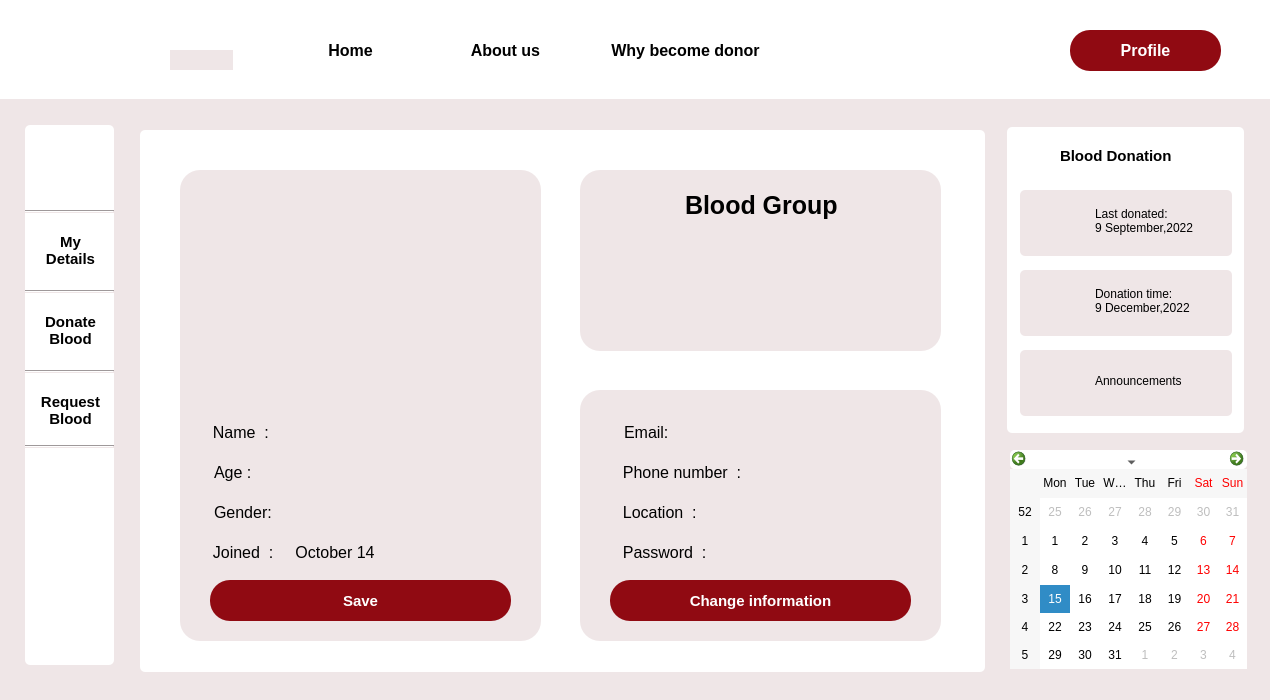
<?xml version="1.0" encoding="UTF-8"?>
<ui version="4.0">
 <class>my_details</class>
 <widget class="QDialog" name="my_details">
  <property name="geometry">
   <rect>
    <x>0</x>
    <y>0</y>
    <width>1270</width>
    <height>700</height>
   </rect>
  </property>
  <property name="windowTitle">
   <string>Dialog</string>
  </property>
  <property name="styleSheet">
   <string notr="true">background-color: #EFE6E7;</string>
  </property>
  <widget class="QPushButton" name="my_details_3">
   <property name="geometry">
    <rect>
     <x>30</x>
     <y>380</y>
     <width>81</width>
     <height>61</height>
    </rect>
   </property>
   <property name="font">
    <font>
     <pointsize>11</pointsize>
     <bold>true</bold>
    </font>
   </property>
   <property name="cursor">
    <cursorShape>PointingHandCursor</cursorShape>
   </property>
   <property name="styleSheet">
    <string notr="true">*{
 background-color:rgb(255, 255, 255);
border-radius:5px;}

#my_details_3::hover
{

	color: rgb(144, 10, 18);
}
</string>
   </property>
   <property name="text">
    <string>Request
Blood</string>
   </property>
  </widget>
  <widget class="QLabel" name="label_5">
   <property name="geometry">
    <rect>
     <x>40</x>
     <y>140</y>
     <width>63</width>
     <height>61</height>
    </rect>
   </property>
   <property name="cursor">
    <cursorShape>PointingHandCursor</cursorShape>
   </property>
   <property name="styleSheet">
    <string notr="true">background-color: rgb(255, 255, 255);
border-image: url(:/img/Images/Profile.png);</string>
   </property>
   <property name="text">
    <string/>
   </property>
  </widget>
  <widget class="QLabel" name="label_29">
   <property name="geometry">
    <rect>
     <x>1030</x>
     <y>360</y>
     <width>51</width>
     <height>41</height>
    </rect>
   </property>
   <property name="cursor">
    <cursorShape>PointingHandCursor</cursorShape>
   </property>
   <property name="styleSheet">
    <string notr="true">border-image: url(:/img/Images/announcement.png);</string>
   </property>
   <property name="text">
    <string/>
   </property>
  </widget>
  <widget class="QLabel" name="label_3">
   <property name="geometry">
    <rect>
     <x>140</x>
     <y>130</y>
     <width>845</width>
     <height>542</height>
    </rect>
   </property>
   <property name="styleSheet">
    <string notr="true">background-color: rgb(255, 255, 255);
border-radius:5px;</string>
   </property>
   <property name="text">
    <string/>
   </property>
  </widget>
  <widget class="QLabel" name="label_28">
   <property name="geometry">
    <rect>
     <x>1030</x>
     <y>280</y>
     <width>51</width>
     <height>41</height>
    </rect>
   </property>
   <property name="cursor">
    <cursorShape>PointingHandCursor</cursorShape>
   </property>
   <property name="styleSheet">
    <string notr="true">border-image: url(:/img/Images/hospital.png);</string>
   </property>
   <property name="text">
    <string/>
   </property>
  </widget>
  <widget class="QLabel" name="label_7">
   <property name="geometry">
    <rect>
     <x>30</x>
     <y>0</y>
     <width>81</width>
     <height>91</height>
    </rect>
   </property>
   <property name="styleSheet">
    <string notr="true">background-color:rgb(255, 255, 255);
border-image: url(:/img/Images/logo1.png);</string>
   </property>
   <property name="text">
    <string/>
   </property>
  </widget>
  <widget class="QLabel" name="label_4">
   <property name="geometry">
    <rect>
     <x>1007</x>
     <y>127</y>
     <width>237</width>
     <height>306</height>
    </rect>
   </property>
   <property name="styleSheet">
    <string notr="true">background-color: rgb(255, 255, 255);
border-radius:5px;</string>
   </property>
   <property name="text">
    <string/>
   </property>
  </widget>
  <widget class="QPushButton" name="why">
   <property name="geometry">
    <rect>
     <x>570</x>
     <y>30</y>
     <width>231</width>
     <height>41</height>
    </rect>
   </property>
   <property name="font">
    <font>
     <pointsize>12</pointsize>
     <bold>true</bold>
    </font>
   </property>
   <property name="cursor">
    <cursorShape>PointingHandCursor</cursorShape>
   </property>
   <property name="styleSheet">
    <string notr="true">#why

{
 background-color:rgb(255, 255, 255);
border-radius:0.5px;
}

#why::hover
{border-bottom :3px solid rgb(144, 10, 18);
color: rgb(144, 10, 18);
}</string>
   </property>
   <property name="text">
    <string>Why become donor</string>
   </property>
  </widget>
  <widget class="QPushButton" name="login">
   <property name="geometry">
    <rect>
     <x>1070</x>
     <y>30</y>
     <width>151</width>
     <height>41</height>
    </rect>
   </property>
   <property name="font">
    <font>
     <pointsize>12</pointsize>
     <bold>true</bold>
    </font>
   </property>
   <property name="cursor">
    <cursorShape>PointingHandCursor</cursorShape>
   </property>
   <property name="styleSheet">
    <string notr="true">#login
{
 background-color:rgb(144, 10, 18);
border-radius:20px;
	color: rgb(255, 255, 255);
}
#login::hover
{
background-color:white;
	color: rgb(144, 10, 18);
}</string>
   </property>
   <property name="text">
    <string>Profile</string>
   </property>
  </widget>
  <widget class="QLabel" name="label_30">
   <property name="geometry">
    <rect>
     <x>1095</x>
     <y>200</y>
     <width>131</width>
     <height>41</height>
    </rect>
   </property>
   <property name="cursor">
    <cursorShape>PointingHandCursor</cursorShape>
   </property>
   <property name="styleSheet">
    <string notr="true">
#label_30::hover
{

	color: rgb(144, 10, 18);
}</string>
   </property>
   <property name="text">
    <string>Last donated:
9 September,2022</string>
   </property>
  </widget>
  <widget class="Line" name="line_2">
   <property name="geometry">
    <rect>
     <x>25</x>
     <y>290</y>
     <width>89</width>
     <height>3</height>
    </rect>
   </property>
   <property name="orientation">
    <enum>Qt::Horizontal</enum>
   </property>
  </widget>
  <widget class="QLabel" name="label">
   <property name="geometry">
    <rect>
     <x>0</x>
     <y>0</y>
     <width>1280</width>
     <height>99</height>
    </rect>
   </property>
   <property name="styleSheet">
    <string notr="true">background-color: rgb(255, 255, 255);</string>
   </property>
   <property name="text">
    <string/>
   </property>
  </widget>
  <widget class="QLabel" name="label_26">
   <property name="geometry">
    <rect>
     <x>1020</x>
     <y>270</y>
     <width>212</width>
     <height>66</height>
    </rect>
   </property>
   <property name="cursor">
    <cursorShape>PointingHandCursor</cursorShape>
   </property>
   <property name="styleSheet">
    <string notr="true">border-radius:5px;</string>
   </property>
   <property name="text">
    <string/>
   </property>
  </widget>
  <widget class="QLabel" name="label_23">
   <property name="geometry">
    <rect>
     <x>1060</x>
     <y>140</y>
     <width>141</width>
     <height>31</height>
    </rect>
   </property>
   <property name="font">
    <font>
     <pointsize>11</pointsize>
     <bold>true</bold>
    </font>
   </property>
   <property name="styleSheet">
    <string notr="true">background-color: rgb(255, 255, 255);</string>
   </property>
   <property name="text">
    <string>Blood Donation </string>
   </property>
  </widget>
  <widget class="Line" name="line">
   <property name="geometry">
    <rect>
     <x>25</x>
     <y>210</y>
     <width>89</width>
     <height>3</height>
    </rect>
   </property>
   <property name="orientation">
    <enum>Qt::Horizontal</enum>
   </property>
  </widget>
  <widget class="QPushButton" name="about">
   <property name="geometry">
    <rect>
     <x>430</x>
     <y>30</y>
     <width>151</width>
     <height>41</height>
    </rect>
   </property>
   <property name="font">
    <font>
     <pointsize>12</pointsize>
     <bold>true</bold>
    </font>
   </property>
   <property name="cursor">
    <cursorShape>PointingHandCursor</cursorShape>
   </property>
   <property name="styleSheet">
    <string notr="true">#about

{
 background-color:rgb(255, 255, 255);
border-radius:0.5px;
}

#about::hover
{border-bottom :3px solid rgb(144, 10, 18);
color: rgb(144, 10, 18);
}</string>
   </property>
   <property name="text">
    <string>About us</string>
   </property>
  </widget>
  <widget class="QPushButton" name="my_details_2">
   <property name="geometry">
    <rect>
     <x>30</x>
     <y>220</y>
     <width>81</width>
     <height>61</height>
    </rect>
   </property>
   <property name="font">
    <font>
     <pointsize>11</pointsize>
     <bold>true</bold>
    </font>
   </property>
   <property name="cursor">
    <cursorShape>PointingHandCursor</cursorShape>
   </property>
   <property name="styleSheet">
    <string notr="true">#my_details_2


{
 background-color:rgb(255, 255, 255);
border-radius:5px;
}

#my_details_2::hover
{

	color: rgb(144, 10, 18);
}</string>
   </property>
   <property name="text">
    <string>My
Details</string>
   </property>
  </widget>
  <widget class="QPushButton" name="home">
   <property name="geometry">
    <rect>
     <x>300</x>
     <y>30</y>
     <width>101</width>
     <height>41</height>
    </rect>
   </property>
   <property name="font">
    <font>
     <pointsize>12</pointsize>
     <bold>true</bold>
    </font>
   </property>
   <property name="cursor">
    <cursorShape>PointingHandCursor</cursorShape>
   </property>
   <property name="styleSheet">
    <string notr="true">#home

{
 background-color:rgb(255, 255, 255);
border-radius:0.5px;
}

#home::hover
{border-bottom :3px solid rgb(144, 10, 18);
color: rgb(144, 10, 18);
}</string>
   </property>
   <property name="text">
    <string>Home</string>
   </property>
  </widget>
  <widget class="Line" name="line_4">
   <property name="geometry">
    <rect>
     <x>25</x>
     <y>445</y>
     <width>89</width>
     <height>3</height>
    </rect>
   </property>
   <property name="orientation">
    <enum>Qt::Horizontal</enum>
   </property>
  </widget>
  <widget class="QLabel" name="label_24">
   <property name="geometry">
    <rect>
     <x>1020</x>
     <y>190</y>
     <width>212</width>
     <height>66</height>
    </rect>
   </property>
   <property name="cursor">
    <cursorShape>PointingHandCursor</cursorShape>
   </property>
   <property name="styleSheet">
    <string notr="true">border-radius:5px;</string>
   </property>
   <property name="text">
    <string/>
   </property>
  </widget>
  <widget class="QLabel" name="label_2">
   <property name="geometry">
    <rect>
     <x>25</x>
     <y>125</y>
     <width>89</width>
     <height>540</height>
    </rect>
   </property>
   <property name="styleSheet">
    <string notr="true">background-color: rgb(255, 255, 255);
border-radius:5px;</string>
   </property>
   <property name="text">
    <string/>
   </property>
  </widget>
  <widget class="QCalendarWidget" name="calendarWidget">
   <property name="geometry">
    <rect>
     <x>1010</x>
     <y>450</y>
     <width>237</width>
     <height>219</height>
    </rect>
   </property>
   <property name="cursor">
    <cursorShape>PointingHandCursor</cursorShape>
   </property>
   <property name="styleSheet">
    <string notr="true">background-color: rgb(255, 255, 255);
border-radius:5px;</string>
   </property>
  </widget>
  <widget class="QLabel" name="label_32">
   <property name="geometry">
    <rect>
     <x>1095</x>
     <y>360</y>
     <width>131</width>
     <height>41</height>
    </rect>
   </property>
   <property name="cursor">
    <cursorShape>PointingHandCursor</cursorShape>
   </property>
   <property name="styleSheet">
    <string notr="true">
#label_32::hover
{

	color: rgb(144, 10, 18);
}</string>
   </property>
   <property name="text">
    <string>Announcements</string>
   </property>
  </widget>
  <widget class="QLabel" name="label_31">
   <property name="geometry">
    <rect>
     <x>1095</x>
     <y>280</y>
     <width>131</width>
     <height>41</height>
    </rect>
   </property>
   <property name="cursor">
    <cursorShape>PointingHandCursor</cursorShape>
   </property>
   <property name="styleSheet">
    <string notr="true">
#label_31::hover
{

	color: rgb(144, 10, 18);
}</string>
   </property>
   <property name="text">
    <string>Donation time:
9 December,2022</string>
   </property>
  </widget>
  <widget class="QLabel" name="label_27">
   <property name="geometry">
    <rect>
     <x>1030</x>
     <y>200</y>
     <width>51</width>
     <height>41</height>
    </rect>
   </property>
   <property name="cursor">
    <cursorShape>PointingHandCursor</cursorShape>
   </property>
   <property name="styleSheet">
    <string notr="true">border-image: url(:/img/Images/Donor.png);</string>
   </property>
   <property name="text">
    <string/>
   </property>
  </widget>
  <widget class="QLabel" name="label_25">
   <property name="geometry">
    <rect>
     <x>1020</x>
     <y>350</y>
     <width>212</width>
     <height>66</height>
    </rect>
   </property>
   <property name="cursor">
    <cursorShape>PointingHandCursor</cursorShape>
   </property>
   <property name="styleSheet">
    <string notr="true">border-radius:5px;</string>
   </property>
   <property name="text">
    <string/>
   </property>
  </widget>
  <widget class="Line" name="line_3">
   <property name="geometry">
    <rect>
     <x>25</x>
     <y>370</y>
     <width>89</width>
     <height>3</height>
    </rect>
   </property>
   <property name="orientation">
    <enum>Qt::Horizontal</enum>
   </property>
  </widget>
  <widget class="QPushButton" name="my_details_4">
   <property name="geometry">
    <rect>
     <x>30</x>
     <y>300</y>
     <width>81</width>
     <height>61</height>
    </rect>
   </property>
   <property name="font">
    <font>
     <pointsize>11</pointsize>
     <bold>true</bold>
    </font>
   </property>
   <property name="cursor">
    <cursorShape>PointingHandCursor</cursorShape>
   </property>
   <property name="styleSheet">
    <string notr="true">*{
 background-color:rgb(255, 255, 255);
border-radius:5px;}


#my_details_4::hover
{

	color: rgb(144, 10, 18);
}
</string>
   </property>
   <property name="text">
    <string>Donate
Blood</string>
   </property>
  </widget>
  <widget class="QLabel" name="label_6">
   <property name="geometry">
    <rect>
     <x>180</x>
     <y>170</y>
     <width>361</width>
     <height>471</height>
    </rect>
   </property>
   <property name="cursor">
    <cursorShape>PointingHandCursor</cursorShape>
   </property>
   <property name="styleSheet">
    <string notr="true">border-image: url(:/Images/background.png);
border-radius:20px;</string>
   </property>
   <property name="text">
    <string/>
   </property>
  </widget>
  <widget class="QLabel" name="label_8">
   <property name="geometry">
    <rect>
     <x>580</x>
     <y>170</y>
     <width>361</width>
     <height>181</height>
    </rect>
   </property>
   <property name="cursor">
    <cursorShape>PointingHandCursor</cursorShape>
   </property>
   <property name="styleSheet">
    <string notr="true">border-image: url(:/Images/background.png);
border-radius:20px;</string>
   </property>
   <property name="text">
    <string/>
   </property>
  </widget>
  <widget class="QLabel" name="label_9">
   <property name="geometry">
    <rect>
     <x>580</x>
     <y>390</y>
     <width>361</width>
     <height>251</height>
    </rect>
   </property>
   <property name="cursor">
    <cursorShape>PointingHandCursor</cursorShape>
   </property>
   <property name="styleSheet">
    <string notr="true">border-image: url(:/Images/background.png);
border-radius:20px;</string>
   </property>
   <property name="text">
    <string/>
   </property>
  </widget>
  <widget class="QLabel" name="label_10">
   <property name="geometry">
    <rect>
     <x>210</x>
     <y>200</y>
     <width>301</width>
     <height>195</height>
    </rect>
   </property>
   <property name="styleSheet">
    <string notr="true">border-image: url(:/Images/profile1.jfif);</string>
   </property>
   <property name="text">
    <string/>
   </property>
  </widget>
  <widget class="QLabel" name="label_33">
   <property name="geometry">
    <rect>
     <x>685</x>
     <y>180</y>
     <width>201</width>
     <height>51</height>
    </rect>
   </property>
   <property name="font">
    <font>
     <pointsize>19</pointsize>
     <bold>true</bold>
    </font>
   </property>
   <property name="cursor">
    <cursorShape>PointingHandCursor</cursorShape>
   </property>
   <property name="styleSheet">
    <string notr="true">border-image: url(:/Images/background.png);</string>
   </property>
   <property name="text">
    <string>Blood Group</string>
   </property>
  </widget>
  <widget class="QLabel" name="blood_group">
   <property name="geometry">
    <rect>
     <x>710</x>
     <y>230</y>
     <width>121</width>
     <height>91</height>
    </rect>
   </property>
   <property name="font">
    <font>
     <pointsize>55</pointsize>
     <bold>true</bold>
    </font>
   </property>
   <property name="styleSheet">
    <string notr="true">border-image: url(:/Images/background.png);</string>
   </property>
   <property name="text">
    <string/>
   </property>
  </widget>
  <widget class="QLabel" name="name">
   <property name="geometry">
    <rect>
     <x>290</x>
     <y>420</y>
     <width>201</width>
     <height>31</height>
    </rect>
   </property>
   <property name="font">
    <font>
     <pointsize>12</pointsize>
    </font>
   </property>
   <property name="cursor">
    <cursorShape>PointingHandCursor</cursorShape>
   </property>
   <property name="styleSheet">
    <string notr="true">border:none;
background-color: rgba(0,0,0,0);
padding-bottom:7px;</string>
   </property>
   <property name="text">
    <string/>
   </property>
  </widget>
  <widget class="QLabel" name="age">
   <property name="geometry">
    <rect>
     <x>290</x>
     <y>460</y>
     <width>221</width>
     <height>31</height>
    </rect>
   </property>
   <property name="font">
    <font>
     <pointsize>12</pointsize>
    </font>
   </property>
   <property name="cursor">
    <cursorShape>PointingHandCursor</cursorShape>
   </property>
   <property name="styleSheet">
    <string notr="true">border:none;
background-color: rgba(0,0,0,0);
padding-bottom:7px;</string>
   </property>
   <property name="text">
    <string/>
   </property>
  </widget>
  <widget class="QLabel" name="gender">
   <property name="geometry">
    <rect>
     <x>290</x>
     <y>500</y>
     <width>221</width>
     <height>31</height>
    </rect>
   </property>
   <property name="font">
    <font>
     <pointsize>12</pointsize>
    </font>
   </property>
   <property name="cursor">
    <cursorShape>PointingHandCursor</cursorShape>
   </property>
   <property name="styleSheet">
    <string notr="true">border:none;
background-color: rgba(0,0,0,0);
padding-bottom:7px;</string>
   </property>
   <property name="text">
    <string/>
   </property>
  </widget>
  <widget class="QLabel" name="label_14">
   <property name="geometry">
    <rect>
     <x>200</x>
     <y>540</y>
     <width>301</width>
     <height>31</height>
    </rect>
   </property>
   <property name="font">
    <font>
     <pointsize>12</pointsize>
    </font>
   </property>
   <property name="cursor">
    <cursorShape>PointingHandCursor</cursorShape>
   </property>
   <property name="styleSheet">
    <string notr="true">border:none;
background-color: rgba(0,0,0,0);
padding-bottom:7px;</string>
   </property>
   <property name="text">
    <string>  Joined  :     October 14</string>
   </property>
  </widget>
  <widget class="QPushButton" name="pushButton">
   <property name="geometry">
    <rect>
     <x>210</x>
     <y>580</y>
     <width>301</width>
     <height>41</height>
    </rect>
   </property>
   <property name="font">
    <font>
     <pointsize>11</pointsize>
     <bold>true</bold>
    </font>
   </property>
   <property name="styleSheet">
    <string notr="true">*{border-radius: 20px;
background-color: rgb(144, 10, 18);
color: rgb(255, 255, 255);}

*::hover
{
background-color:white;
	color: rgb(144, 10, 18);
}</string>
   </property>
   <property name="text">
    <string>Save</string>
   </property>
  </widget>
  <widget class="QLabel" name="email">
   <property name="geometry">
    <rect>
     <x>680</x>
     <y>420</y>
     <width>231</width>
     <height>31</height>
    </rect>
   </property>
   <property name="font">
    <font>
     <pointsize>12</pointsize>
    </font>
   </property>
   <property name="cursor">
    <cursorShape>PointingHandCursor</cursorShape>
   </property>
   <property name="styleSheet">
    <string notr="true">border:none;
background-color: rgba(0,0,0,0);
padding-bottom:7px;</string>
   </property>
   <property name="text">
    <string/>
   </property>
  </widget>
  <widget class="QLabel" name="phone_number">
   <property name="geometry">
    <rect>
     <x>760</x>
     <y>460</y>
     <width>141</width>
     <height>31</height>
    </rect>
   </property>
   <property name="font">
    <font>
     <pointsize>12</pointsize>
    </font>
   </property>
   <property name="cursor">
    <cursorShape>PointingHandCursor</cursorShape>
   </property>
   <property name="styleSheet">
    <string notr="true">border:none;
background-color: rgba(0,0,0,0);
padding-bottom:7px;</string>
   </property>
   <property name="text">
    <string/>
   </property>
  </widget>
  <widget class="QLabel" name="password">
   <property name="geometry">
    <rect>
     <x>715</x>
     <y>540</y>
     <width>191</width>
     <height>31</height>
    </rect>
   </property>
   <property name="font">
    <font>
     <pointsize>12</pointsize>
    </font>
   </property>
   <property name="cursor">
    <cursorShape>PointingHandCursor</cursorShape>
   </property>
   <property name="styleSheet">
    <string notr="true">border:none;
background-color: rgba(0,0,0,0);
padding-bottom:7px;</string>
   </property>
   <property name="text">
    <string/>
   </property>
  </widget>
  <widget class="QLabel" name="location_1">
   <property name="geometry">
    <rect>
     <x>610</x>
     <y>500</y>
     <width>301</width>
     <height>31</height>
    </rect>
   </property>
   <property name="font">
    <font>
     <pointsize>12</pointsize>
    </font>
   </property>
   <property name="cursor">
    <cursorShape>PointingHandCursor</cursorShape>
   </property>
   <property name="styleSheet">
    <string notr="true">border:none;
background-color: rgba(0,0,0,0);
padding-bottom:7px;</string>
   </property>
   <property name="text">
    <string>  Location  :</string>
   </property>
  </widget>
  <widget class="QPushButton" name="pushButton_2">
   <property name="geometry">
    <rect>
     <x>610</x>
     <y>580</y>
     <width>301</width>
     <height>41</height>
    </rect>
   </property>
   <property name="font">
    <font>
     <pointsize>11</pointsize>
     <bold>true</bold>
    </font>
   </property>
   <property name="cursor">
    <cursorShape>PointingHandCursor</cursorShape>
   </property>
   <property name="styleSheet">
    <string notr="true">*{border-radius: 20px;
background-color: rgb(144, 10, 18);
	color: rgb(255, 255, 255);
}

#pushButton_2::hover
{
background-color:white;
	color: rgb(144, 10, 18);
}</string>
   </property>
   <property name="text">
    <string>Change information</string>
   </property>
  </widget>
  <widget class="QLabel" name="name_2">
   <property name="geometry">
    <rect>
     <x>200</x>
     <y>420</y>
     <width>91</width>
     <height>31</height>
    </rect>
   </property>
   <property name="font">
    <font>
     <pointsize>12</pointsize>
    </font>
   </property>
   <property name="cursor">
    <cursorShape>PointingHandCursor</cursorShape>
   </property>
   <property name="styleSheet">
    <string notr="true">border:none;
background-color: rgba(0,0,0,0);
padding-bottom:7px;</string>
   </property>
   <property name="text">
    <string>  Name  : </string>
   </property>
  </widget>
  <widget class="QLabel" name="age_2">
   <property name="geometry">
    <rect>
     <x>210</x>
     <y>460</y>
     <width>61</width>
     <height>31</height>
    </rect>
   </property>
   <property name="font">
    <font>
     <pointsize>12</pointsize>
    </font>
   </property>
   <property name="cursor">
    <cursorShape>PointingHandCursor</cursorShape>
   </property>
   <property name="styleSheet">
    <string notr="true">border:none;
background-color: rgba(0,0,0,0);
padding-bottom:7px;</string>
   </property>
   <property name="text">
    <string>Age :</string>
   </property>
  </widget>
  <widget class="QLabel" name="gender_2">
   <property name="geometry">
    <rect>
     <x>210</x>
     <y>500</y>
     <width>81</width>
     <height>31</height>
    </rect>
   </property>
   <property name="font">
    <font>
     <pointsize>12</pointsize>
    </font>
   </property>
   <property name="cursor">
    <cursorShape>PointingHandCursor</cursorShape>
   </property>
   <property name="styleSheet">
    <string notr="true">border:none;
background-color: rgba(0,0,0,0);
padding-bottom:7px;</string>
   </property>
   <property name="text">
    <string>Gender:</string>
   </property>
  </widget>
  <widget class="QLabel" name="email_2">
   <property name="geometry">
    <rect>
     <x>620</x>
     <y>420</y>
     <width>61</width>
     <height>31</height>
    </rect>
   </property>
   <property name="font">
    <font>
     <pointsize>12</pointsize>
    </font>
   </property>
   <property name="cursor">
    <cursorShape>PointingHandCursor</cursorShape>
   </property>
   <property name="styleSheet">
    <string notr="true">border:none;
background-color: rgba(0,0,0,0);
padding-bottom:7px;</string>
   </property>
   <property name="text">
    <string>Email:</string>
   </property>
  </widget>
  <widget class="QLabel" name="phone_number_2">
   <property name="geometry">
    <rect>
     <x>610</x>
     <y>460</y>
     <width>151</width>
     <height>31</height>
    </rect>
   </property>
   <property name="font">
    <font>
     <pointsize>12</pointsize>
    </font>
   </property>
   <property name="cursor">
    <cursorShape>PointingHandCursor</cursorShape>
   </property>
   <property name="styleSheet">
    <string notr="true">border:none;
background-color: rgba(0,0,0,0);
padding-bottom:7px;</string>
   </property>
   <property name="text">
    <string>  Phone number  : </string>
   </property>
  </widget>
  <widget class="QLabel" name="location">
   <property name="geometry">
    <rect>
     <x>710</x>
     <y>500</y>
     <width>171</width>
     <height>31</height>
    </rect>
   </property>
   <property name="font">
    <font>
     <pointsize>12</pointsize>
    </font>
   </property>
   <property name="cursor">
    <cursorShape>PointingHandCursor</cursorShape>
   </property>
   <property name="styleSheet">
    <string notr="true">border:none;
background-color: rgba(0,0,0,0);
padding-bottom:7px;</string>
   </property>
   <property name="text">
    <string/>
   </property>
  </widget>
  <widget class="QLabel" name="password_2">
   <property name="geometry">
    <rect>
     <x>610</x>
     <y>540</y>
     <width>101</width>
     <height>31</height>
    </rect>
   </property>
   <property name="font">
    <font>
     <pointsize>12</pointsize>
    </font>
   </property>
   <property name="cursor">
    <cursorShape>PointingHandCursor</cursorShape>
   </property>
   <property name="styleSheet">
    <string notr="true">border:none;
background-color: rgba(0,0,0,0);
padding-bottom:7px;</string>
   </property>
   <property name="text">
    <string>  Password  : </string>
   </property>
  </widget>
  <widget class="QLabel" name="label_11">
   <property name="geometry">
    <rect>
     <x>170</x>
     <y>50</y>
     <width>63</width>
     <height>20</height>
    </rect>
   </property>
   <property name="text">
    <string/>
   </property>
  </widget>
  <zorder>label_2</zorder>
  <zorder>label</zorder>
  <zorder>label_4</zorder>
  <zorder>label_3</zorder>
  <zorder>my_details_3</zorder>
  <zorder>label_5</zorder>
  <zorder>label_7</zorder>
  <zorder>why</zorder>
  <zorder>login</zorder>
  <zorder>line_2</zorder>
  <zorder>label_26</zorder>
  <zorder>label_23</zorder>
  <zorder>line</zorder>
  <zorder>about</zorder>
  <zorder>my_details_2</zorder>
  <zorder>home</zorder>
  <zorder>line_4</zorder>
  <zorder>label_24</zorder>
  <zorder>calendarWidget</zorder>
  <zorder>label_31</zorder>
  <zorder>label_27</zorder>
  <zorder>label_25</zorder>
  <zorder>line_3</zorder>
  <zorder>my_details_4</zorder>
  <zorder>label_29</zorder>
  <zorder>label_32</zorder>
  <zorder>label_28</zorder>
  <zorder>label_30</zorder>
  <zorder>label_6</zorder>
  <zorder>label_8</zorder>
  <zorder>label_9</zorder>
  <zorder>label_10</zorder>
  <zorder>label_33</zorder>
  <zorder>blood_group</zorder>
  <zorder>name</zorder>
  <zorder>age</zorder>
  <zorder>gender</zorder>
  <zorder>label_14</zorder>
  <zorder>pushButton</zorder>
  <zorder>email</zorder>
  <zorder>phone_number</zorder>
  <zorder>password</zorder>
  <zorder>location_1</zorder>
  <zorder>pushButton_2</zorder>
  <zorder>name_2</zorder>
  <zorder>age_2</zorder>
  <zorder>gender_2</zorder>
  <zorder>email_2</zorder>
  <zorder>phone_number_2</zorder>
  <zorder>location</zorder>
  <zorder>password_2</zorder>
  <zorder>label_11</zorder>
 </widget>
 <resources/>
 <connections/>
</ui>
